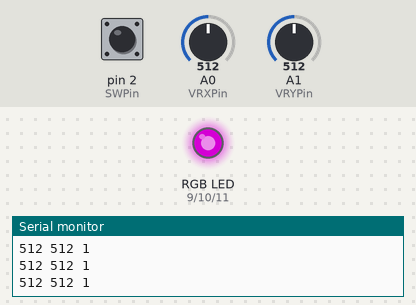
Bench run of a sketch on a simulated Arduino Uno, built with avr-gcc and run on an emulated ATmega328P. On the bench: an RGB LED mixed from three pins (HIGH = lit), the last lines printed to the serial monitor. Inputs (shaded band) come from the test bench; at power-on: A0 (VRXPin) = 512, A1 (VRYPin) = 512, pin 2 (SWPin) HIGH. Dim RGB values are drawn brighter than linear.

Above: at 1.2 s.
1.3 s: A0 (VRXPin) set to 716
At 1.6 s:
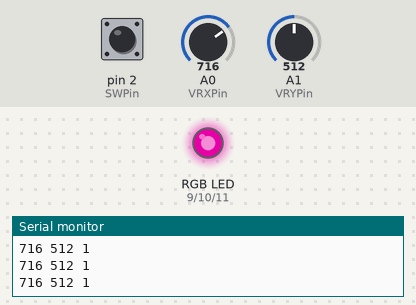
2.8 s: A1 (VRYPin) set to 988
At 3.9 s:
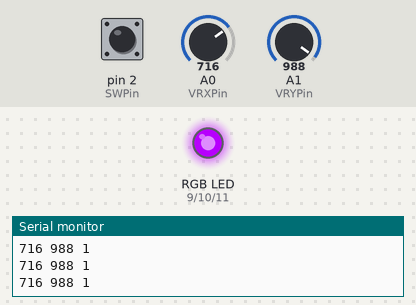
4.3 s: A1 (VRYPin) set to 1008
At 5.0 s:
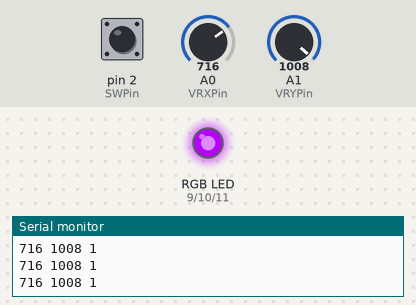
5.8 s: pin 2 (SWPin) pulled LOW for 0.15 s
At 5.88 s:
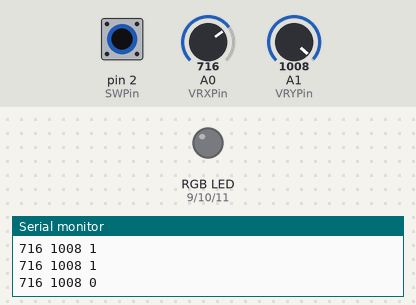
7.4 s: A0 (VRXPin) set to 900
At 7.7 s:
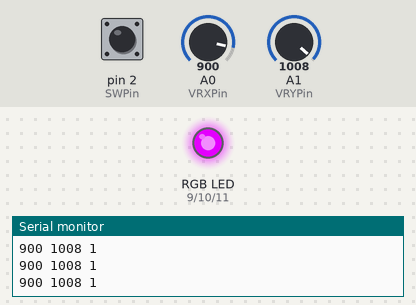
8.9 s: A1 (VRYPin) set to 716
At 9.9 s:
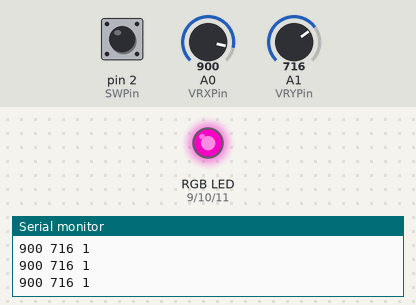
Timing chart, 0 to 11.4 s (numbered marks = the images above; inputs shaded):
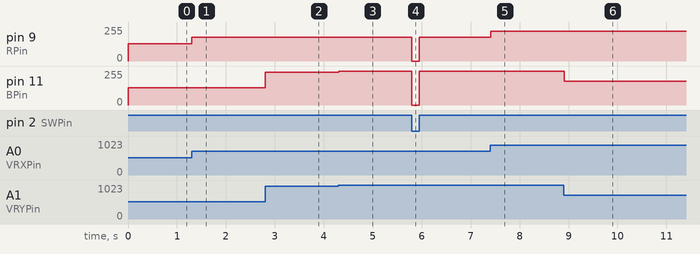

The sketch:

Joystick_Exploration.ino
```cpp
/*
 * Aarian Dhanani
 * Joystick exploration
 * https://create.arduino.cc/projecthub/MisterBotBreak/how-to-use-a-joystick-with-serial-monitor-1f04f0
 * https://create.arduino.cc/projecthub/muhammad-aqib/arduino-rgb-led-tutorial-fc003e
 */

const int VRXPin = A0;
const int VRYPin = A1;
const int SWPin = 2;
const int RPin = 9;
const int GPin = 10;
const int BPin = 11;

int x;
int y;
int button;

int xValue;
int yValue;

void setup() {
  Serial.begin(9600);
  pinMode(VRXPin, INPUT);
  pinMode(VRYPin, INPUT);
  pinMode(SWPin, INPUT_PULLUP);
  pinMode(RPin, OUTPUT);
  pinMode(GPin, OUTPUT);
  pinMode(BPin, OUTPUT);
}

void loop() {
  x = analogRead(VRXPin);
  y = analogRead(VRYPin);
  button = digitalRead(SWPin);

  if (button == 0)
  {
    analogWrite(RPin, 0);
    analogWrite(BPin, 0);
    analogWrite(GPin, 0);
  }
  else
  {
    xValue = map(x, 0, 1023, 0, 256);
    analogWrite(RPin, xValue);
    yValue = map(y, 0, 1023, 0, 256);
    analogWrite(BPin, yValue);
  }

  Serial.print(x);
  Serial.print(" ");
  Serial.print(y);
  Serial.print(" ");
  Serial.print(button);
  Serial.println();

}
```

Measured:
- after the input at 1.3 s, pin 9 (RPin): 128/255 → 179/255 at once
- after the input at 2.8 s, pin 11 (BPin): 128/255 → 247/255 at once
- after the input at 4.3 s, pin 11 (BPin): 247/255 → 252/255 at once
- after the input at 5.8 s, pin 9 (RPin): 179/255 → 0/255 at once, → 179/255 0.15 s later; pin 11 (BPin): 252/255 → 0/255 at once, → 252/255 0.15 s later
- after the input at 7.4 s, pin 9 (RPin): 179/255 → 225/255 at once
- after the input at 8.9 s, pin 11 (BPin): 252/255 → 179/255 at once
